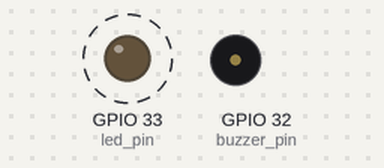
Simulated run of this sketch. Board: ESP32. On the bench: output pins drawn as LEDs (lit = HIGH), buzzer (waves = sounding, pin HIGH). Dashed ring = blinking.

Above: at 0.5 s.
Timing chart, 0 to 4.6 s (numbered marks = the images above):
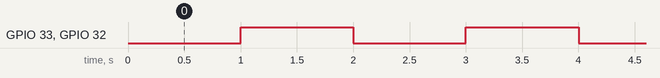

The sketch:

ESP32_Software_Timer.ino
```cpp
#include "esp_timer.h"
#define buzzer_pin 32
#define led_pin 33
esp_timer_handle_t my_timer;
static bool buzzerState = false;
void toggleBuzzer(){
  buzzerState = !buzzerState;
  digitalWrite(buzzer_pin, buzzerState);
}
void toggleLED(){
  if(buzzerState){
    digitalWrite(led_pin, HIGH);
  }
  else digitalWrite(led_pin, LOW);
}
void setup() {
  // put your setup code here, to run once:
  Serial.begin(115200);
  pinMode(buzzer_pin,OUTPUT);
  pinMode(led_pin,OUTPUT);

  const esp_timer_create_args_t timer_args = {
    .callback = &toggleBuzzer,
    .arg = NULL,
    .dispatch_method = ESP_TIMER_TASK,
    .name = "my_timer"
  };

  // Création du timer
  esp_timer_create(&timer_args, &my_timer);

  esp_timer_start_periodic(my_timer, 2*500000);

}

void loop() {
  toggleLED();
}
```

Measured:
- by itself, GPIO 33 (led_pin), GPIO 32 (buzzer_pin): alternates HIGH for 1.0 s and LOW for 1.0 s
